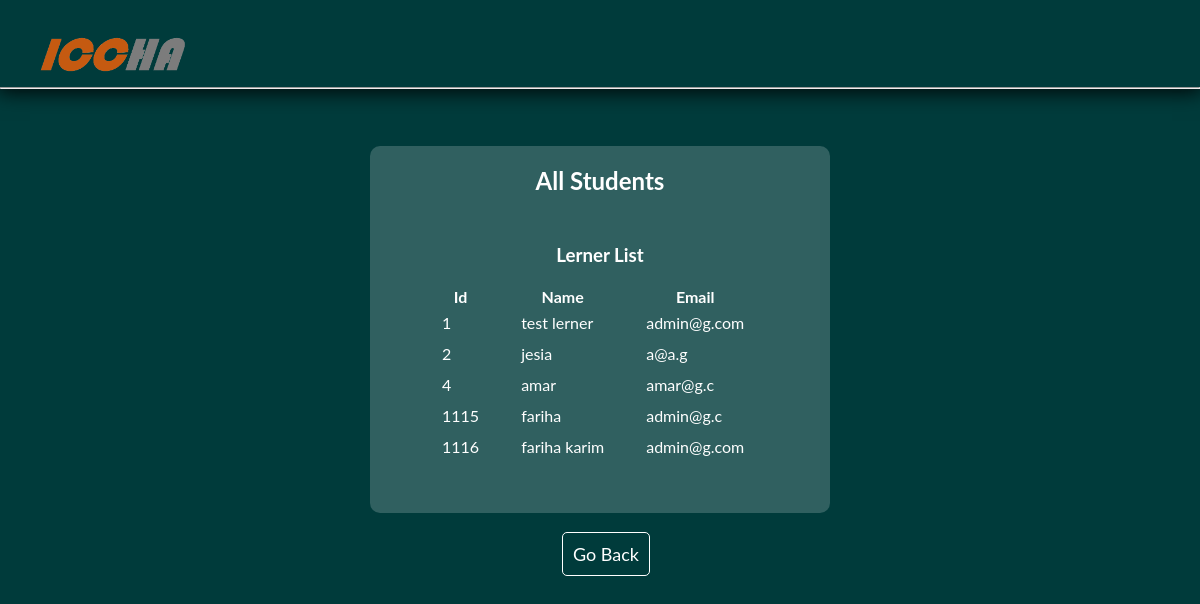
The app's page /view/InstactorsLerners.php with its own data.
### tables this page shows
CREATE TABLE `learner` (
  `lernerId` int(11) NOT NULL,
  `username` text NOT NULL,
  `password` text NOT NULL,
  `email` text NOT NULL,
  `category` text NOT NULL DEFAULT 'lerner',
  `Point` int(11) DEFAULT NULL
);

### model/Instactor/db.php (called while the page is built, shortened)
<?php
class db{
function ShowAll($conn,$table)
 {
$result = $conn->query("SELECT * FROM $table");
return $result;
}
}
?>

### view/InstactorsLerners.php (the view, shortened to what this page needs)
<?php
include('../model/Instactor/db.php');
?>
<!DOCTYPE html>
<html>
<head>
    <link rel="stylesheet" href="../css/style.css">
</head>
<body>
      <header>
       <div class="container">
            <div class="logo">
                <a href="Homepage.php"><img src="../sources/logo.png" alt="logo" title="EOEF"></a>
            </div>
        </div>
   <hr>
   </header>
    <section>
     <div class="container">
      <div class="viewLernerClass">
        <h1>All Students</h1>
        <div class="lernerList">
          <?php
            $connection = new db();
            $conobj=$connection->OpenCon();
            $userQuery=$connection->ShowAll($conobj,"learner");
              echo "<h3>Lerner List</h3><br>";
            if ($userQuery->num_rows > 0) {
                echo "<table><thead><tr><th>Id</th><th>Name</th><th>Email</th></tr></thead>";
                ?>
                <tbody id="data">
                <?php
             while($row = $userQuery->fetch_assoc()) {
               echo "<tr><td>".$row["lernerId"]."</td><td>".$row["username"]."</td><td>".$row["email"]."</td></tr>";
              }
              echo "</tbody></table>";
            } else {
               echo "0 results";
            }
          ?>
        </div>
      </div>
     </div><br>
     <div class="logoutButton">
                <a href="CourseInstructorPanel.php" class="logoutBtn">Go Back</a>
              </div>
   </section>
</body>
</html>

### css/style.css (style rules this page uses)
* { margin: 0; padding: 0; }
a { text-decoration: none; color: #151111; }
body { text-align: center; font-family: 'Lato', sans-serif; background: #003b3b; color: #ffffff; }
.container { width: 1200px; margin: auto; display: flex; flex-wrap: wrap; align-items: center; padding-top: 10px; }
header { box-shadow: 0px 0px 20px 2px #000202; }
.logo { flex-basis: 20%; max-width: 20%; text-align: center; }
.logo img { max-width: 70%; padding-top: 21px; }
nav ul li a,.dropbtn,.logoutBtn { color: #fff; text-decoration: none; display: block; padding: 13px 35px; font-size: 18px; text-align: center; cursor: pointer; }
.logoutButton,.backButton { display: flex; justify-content: center; }
.logoutButton a,.backButton a { margin-left: 12px; border: 1px solid #ffffff; border-radius: 5px; padding: 10px; }
.addCourseClass,.instacTorRegClass,.addInstactorClass,.approveCompanyClass,.viewCompanyClass, .viewCourseClass,.viewLernerClass,.viewInstactorClass { padding: 20px; flex-basis: 35%; max-width: 100%; margin: auto; margin-top: 47px; background: #ffffff30; border-radius: 10px; }
.addCourseBack h3,.addInstactorBack h3,.companyList h3,.courseList h3,.instactorList h3,.lernerList h3 { padding-top: 19px; }
.companyApproval table tbody tr td,.companyApproval table tbody tr th,.companyList table tbody tr th, .companyList table tbody tr td,.courseList table tbody tr th,.courseList table tbody tr td,.instactorList table tbody tr th, .instactorList table tbody tr td,.lernerList table tbody tr th,.lernerList table tbody tr td { padding: 5px 20px; text-align: left; }
.companyApproval,.companyList,.courseList,.instactorList,.lernerList { margin: 30px 30px; }

### records on screen
learner: lernerId "1", username "test lerner", email "admin@g.com"
learner: lernerId "2", username "jesia", email "a@a.g"
learner: lernerId "4", username "amar", email "amar@g.c"
learner: lernerId "1115", username "fariha", email "admin@g.c"
learner: lernerId "1116", username "fariha karim", email "admin@g.com"
